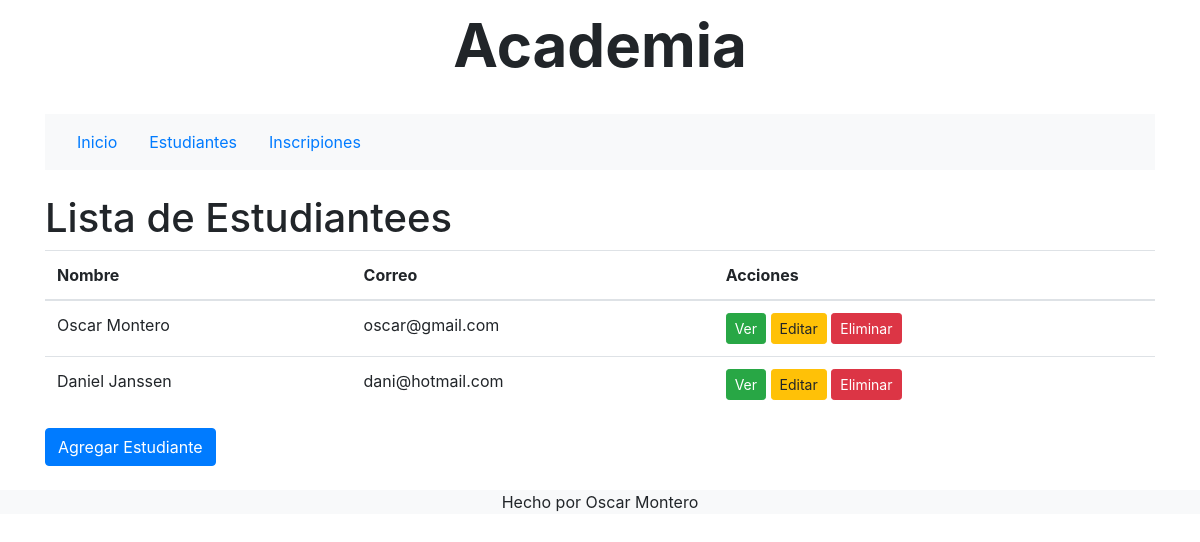
The page /estudiantes/ on the database its author committed.
### academia/models.py (models this page shows, shortened)
class Estudiante(models.Model):
    nombre = models.CharField(max_length=100)
    correo = models.EmailField(unique=True)

### academia/views.py (the view)
# urls.py: path('estudiantes/', views.estudiante_list, name='estudiante_list'),
def estudiante_list(request):
    estudiantes = Estudiante.objects.all()
    return render(request, 'estudiante_list.html', {'estudiantes': estudiantes})

### academia/templates/estudiante_list.html (shortened to what this page needs)
{% extends 'index.html' %}
{% block content %}
<h1>Lista de Estudiantees</h1>
<table class="table">
    <thead>
        <tr>
            <th>Nombre</th>
            <th>Correo</th>
            <th>Acciones</th>
        </tr>
    </thead>
    <tbody>
        {% for estudiante in estudiantes %}
        <tr>
            <td>{{ estudiante.nombre }}</td>
            <td>{{ estudiante.correo }}</td>
            <td>
                <a href="{% url 'estudiante_detail' estudiante.id %}" class="btn btn-success btn-sm">Ver</a>
                <a href="{% url 'estudiante_edit' estudiante.id %}" class="btn btn-warning btn-sm">Editar</a>
                <button onclick="showDeleteModal('{{ estudiante.id }}', '{{ estudiante.nombre }}')" class="btn btn-danger btn-sm">Eliminar</button>
            </td>
        </tr>
        {% endfor %}
    </tbody>
</table>
<a href="{% url 'estudiante_create' %}" class="btn btn-primary">Agregar Estudiante</a>
{% endblock %}

### rows shown on the page
Estudiante: nombre "Oscar Montero", correo "oscar@gmail.com"
Estudiante: nombre "Daniel Janssen", correo "dani@hotmail.com"
